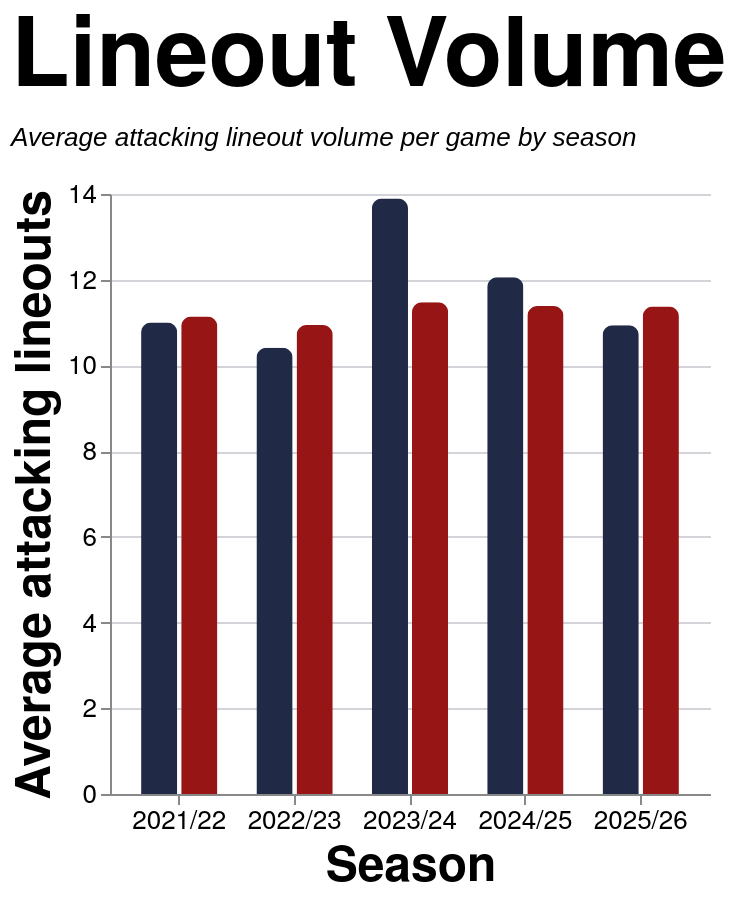

Vega-Lite specification for this chart:
### Vega-Lite specification from a JSON file in a GitHub repository (floating-point values rounded to 4 significant figures)
{"config": {"axis": {"labelFont": "PT Sans Narrow, Helvetica Neue, Helvetica, Arial, sans-serif", "titleFont": "PT Sans Narrow, Helvetica Neue, Helvetica, Arial, sans-serif", "labelFontSize": 13, "titleFontSize": 24, "gridColor": "#202947", "gridOpacity": 0.2, "zindex": 1}, "text": {"font": "Lato, sans-serif"}, "bar": {"cornerRadiusEnd": 5}, "header": {"labelFont": "PT Sans Narrow, Helvetica Neue, Helvetica, Arial, sans-serif", "titleFont": "PT Sans Narrow, Helvetica Neue, Helvetica, Arial, sans-serif", "labelFontSize": 24, "titleFontSize": 28, "labelFontWeight": "bold", "orient": "left"}, "legend": {"labelFont": "PT Sans Narrow, Helvetica Neue, Helvetica, Arial, sans-serif", "titleFont": "PT Sans Narrow, Helvetica Neue, Helvetica, Arial, sans-serif", "labelFontSize": 14, "titleFontSize": 16, "titlePadding": 5, "fillColor": "white", "strokeColor": "black", "padding": 10, "titleFontWeight": "lighter", "titleFontStyle": "italic", "titleColor": "gray", "offset": 10}, "title": {"font": "PT Sans Narrow, Helvetica Neue, Helvetica, Arial, sans-serif", "fontSize": 48, "fontWeight": "bold", "anchor": "start", "align": "center", "titlePadding": 20, "subtitlePadding": 10, "subtitleFontSize": 13, "subtitleColor": "", "subtitleFontStyle": "italic", "offset": 15, "color": "black"}, "axisX": {"labelAngle": 0}, "facet": {"title": null, "header": null, "align": {"row": "each", "column": "each"}}, "resolve": {"scale": {"y": "independent", "facet": "independent"}}, "background": "transparent", "scale": {"offsetBandPaddingOuter": 0.2, "offsetBandPaddingInner": 0.1}, "view": {"stroke": null, "background": "transparent"}}, "data": {"name": "data-196109493d83e7c9ab5a932ed55a3f34"}, "mark": {"type": "bar"}, "encoding": {"color": {"field": "team", "legend": null, "scale": {"domain": ["EGRFC", "Opposition"], "range": ["#202946", "#981515"]}, "title": "Team", "type": "nominal"}, "tooltip": [{"field": "set_piece", "title": "Set Piece", "type": "nominal"}, {"field": "season", "title": "Season", "type": "nominal"}, {"field": "team", "title": "Team", "type": "nominal"}, {"field": "avg_attempts", "format": ".2f", "title": "Avg Attempts", "type": "quantitative"}], "x": {"axis": {"labelAngle": 0}, "field": "season", "sort": ["2021/22", "2022/23", "2023/24", "2024/25", "2025/26"], "title": "Season", "type": "nominal"}, "xOffset": {"field": "team", "sort": ["EGRFC", "Opposition"], "type": "nominal"}, "y": {"axis": {"format": ".0f"}, "field": "avg_attempts", "title": "Average attacking lineouts", "type": "quantitative"}}, "height": 300, "params": [{"name": "spSquadParam", "value": "1st"}, {"name": "spSeasonParam", "value": "All"}, {"name": "spGameTypeParam", "value": "League + Cup"}], "title": {"text": "Lineout Volume", "subtitle": ["Average attacking lineout volume per game by season"]}, "transform": [{"filter": "datum.squad == spSquadParam && (spSeasonParam == 'All' || datum.season == spSeasonParam) && datum.game_type_mode == spGameTypeParam"}], "width": 300, "$schema": "https://vega.github.io/schema/vega-lite/v5.20.1.json", "datasets": {"data-196109493d83e7c9ab5a932ed55a3f34": [{"squad": "1st", "season": "2021/22", "team": "EGRFC", "set_piece": "Lineout", "avg_attempts": 11.62, "game_type_mode": "All"}, {"squad": "1st", "season": "2021/22", "team": "Opposition", "set_piece": "Lineout", "avg_attempts": 11.38, "game_type_mode": "All"}, {"squad": "1st", "season": "2022/23", "team": "EGRFC", "set_piece": "Lineout", "avg_attempts": 10.41, "game_type_mode": "All"}, {"squad": "1st", "season": "2022/23", "team": "Opposition", "set_piece": "Lineout", "avg_attempts": 10.94, "game_type_mode": "All"}, {"squad": "1st", "season": "2023/24", "team": "EGRFC", "set_piece": "Lineout", "avg_attempts": 13.86, "game_type_mode": "All"}, {"squad": "1st", "season": "2023/24", "team": "Opposition", "set_piece": "Lineout", "avg_attempts": 11.38, "game_type_mode": "All"}, {"squad": "1st", "season": "2024/25", "team": "EGRFC", "set_piece": "Lineout", "avg_attempts": 12.06, "game_type_mode": "All"}, {"squad": "1st", "season": "2024/25", "team": "Opposition", "set_piece": "Lineout", "avg_attempts": 11.39, "game_type_mode": "All"}, {"squad": "1st", "season": "2025/26", "team": "EGRFC", "set_piece": "Lineout", "avg_attempts": 10.82, "game_type_mode": "All"}, {"squad": "1st", "season": "2025/26", "team": "Opposition", "set_piece": "Lineout", "avg_attempts": 11.53, "game_type_mode": "All"}, {"squad": "2nd", "season": "2021/22", "team": "EGRFC", "set_piece": "Lineout", "avg_attempts": 12.0, "game_type_mode": "All"}, {"squad": "2nd", "season": "2021/22", "team": "Opposition", "set_piece": "Lineout", "avg_attempts": 10.62, "game_type_mode": "All"}, {"squad": "2nd", "season": "2022/23", "team": "EGRFC", "set_piece": "Lineout", "avg_attempts": 14.0, "game_type_mode": "All"}, {"squad": "2nd", "season": "2022/23", "team": "Opposition", "set_piece": "Lineout", "avg_attempts": 6.0, "game_type_mode": "All"}, {"squad": "2nd", "season": "2023/24", "team": "EGRFC", "set_piece": "Lineout", "avg_attempts": 10.86, "game_type_mode": "All"}, {"squad": "2nd", "season": "2023/24", "team": "Opposition", "set_piece": "Lineout", "avg_attempts": 9.0, "game_type_mode": "All"}, {"squad": "2nd", "season": "2024/25", "team": "EGRFC", "set_piece": "Lineout", "avg_attempts": 10.45, "game_type_mode": "All"}, {"squad": "2nd", "season": "2024/25", "team": "Opposition", "set_piece": "Lineout", "avg_attempts": 9.909, "game_type_mode": "All"}, {"squad": "2nd", "season": "2025/26", "team": "EGRFC", "set_piece": "Lineout", "avg_attempts": 8.333, "game_type_mode": "All"}, {"squad": "2nd", "season": "2025/26", "team": "Opposition", "set_piece": "Lineout", "avg_attempts": 9.5, "game_type_mode": "All"}, {"squad": "1st", "season": "2021/22", "team": "EGRFC", "set_piece": "Lineout", "avg_attempts": 11.0, "game_type_mode": "League + Cup"}, {"squad": "1st", "season": "2021/22", "team": "Opposition", "set_piece": "Lineout", "avg_attempts": 11.14, "game_type_mode": "League + Cup"}, {"squad": "1st", "season": "2022/23", "team": "EGRFC", "set_piece": "Lineout", "avg_attempts": 10.41, "game_type_mode": "League + Cup"}, {"squad": "1st", "season": "2022/23", "team": "Opposition", "set_piece": "Lineout", "avg_attempts": 10.94, "game_type_mode": "League + Cup"}, {"squad": "1st", "season": "2023/24", "team": "EGRFC", "set_piece": "Lineout", "avg_attempts": 13.89, "game_type_mode": "League + Cup"}, {"squad": "1st", "season": "2023/24", "team": "Opposition", "set_piece": "Lineout", "avg_attempts": 11.47, "game_type_mode": "League + Cup"}, {"squad": "1st", "season": "2024/25", "team": "EGRFC", "set_piece": "Lineout", "avg_attempts": 12.06, "game_type_mode": "League + Cup"}, {"squad": "1st", "season": "2024/25", "team": "Opposition", "set_piece": "Lineout", "avg_attempts": 11.39, "game_type_mode": "League + Cup"}, {"squad": "1st", "season": "2025/26", "team": "EGRFC", "set_piece": "Lineout", "avg_attempts": 10.94, "game_type_mode": "League + Cup"}, {"squad": "1st", "season": "2025/26", "team": "Opposition", "set_piece": "Lineout", "avg_attempts": 11.38, "game_type_mode": "League + Cup"}, {"squad": "2nd", "season": "2021/22", "team": "EGRFC", "set_piece": "Lineout", "avg_attempts": 12.0, "game_type_mode": "League + Cup"}, {"squad": "2nd", "season": "2021/22", "team": "Opposition", "set_piece": "Lineout", "avg_attempts": 12.0, "game_type_mode": "League + Cup"}, {"squad": "2nd", "season": "2022/23", "team": "EGRFC", "set_piece": "Lineout", "avg_attempts": 14.0, "game_type_mode": "League + Cup"}, {"squad": "2nd", "season": "2022/23", "team": "Opposition", "set_piece": "Lineout", "avg_attempts": 6.0, "game_type_mode": "League + Cup"}, {"squad": "2nd", "season": "2023/24", "team": "EGRFC", "set_piece": "Lineout", "avg_attempts": 10.2, "game_type_mode": "League + Cup"}, {"squad": "2nd", "season": "2023/24", "team": "Opposition", "set_piece": "Lineout", "avg_attempts": 9.2, "game_type_mode": "League + Cup"}, {"squad": "2nd", "season": "2024/25", "team": "EGRFC", "set_piece": "Lineout", "avg_attempts": 12.5, "game_type_mode": "League + Cup"}, {"squad": "2nd", "season": "2024/25", "team": "Opposition", "set_piece": "Lineout", "avg_attempts": 11.0, "game_type_mode": "League + Cup"}, {"squad": "2nd", "season": "2025/26", "team": "EGRFC", "set_piece": "Lineout", "avg_attempts": 8.333, "game_type_mode": "League + Cup"}, {"squad": "2nd", "season": "2025/26", "team": "Opposition", "set_piece": "Lineout", "avg_attempts": 9.5, "game_type_mode": "League + Cup"}, {"squad": "1st", "season": "2021/22", "team": "EGRFC", "set_piece": "Lineout", "avg_attempts": 12.0, "game_type_mode": "League only"}, {"squad": "1st", "season": "2021/22", "team": "Opposition", "set_piece": "Lineout", "avg_attempts": 11.4, "game_type_mode": "League only"}, {"squad": "1st", "season": "2022/23", "team": "EGRFC", "set_piece": "Lineout", "avg_attempts": 10.53, "game_type_mode": "League only"}, {"squad": "1st", "season": "2022/23", "team": "Opposition", "set_piece": "Lineout", "avg_attempts": 10.67, "game_type_mode": "League only"}, {"squad": "1st", "season": "2023/24", "team": "EGRFC", "set_piece": "Lineout", "avg_attempts": 14.29, "game_type_mode": "League only"}, {"squad": "1st", "season": "2023/24", "team": "Opposition", "set_piece": "Lineout", "avg_attempts": 11.47, "game_type_mode": "League only"}, {"squad": "1st", "season": "2024/25", "team": "EGRFC", "set_piece": "Lineout", "avg_attempts": 12.12, "game_type_mode": "League only"}, {"squad": "1st", "season": "2024/25", "team": "Opposition", "set_piece": "Lineout", "avg_attempts": 11.53, "game_type_mode": "League only"}, {"squad": "1st", "season": "2025/26", "team": "EGRFC", "set_piece": "Lineout", "avg_attempts": 10.93, "game_type_mode": "League only"}, {"squad": "1st", "season": "2025/26", "team": "Opposition", "set_piece": "Lineout", "avg_attempts": 11.13, "game_type_mode": "League only"}, {"squad": "2nd", "season": "2021/22", "team": "EGRFC", "set_piece": "Lineout", "avg_attempts": 12.0, "game_type_mode": "League only"}, {"squad": "2nd", "season": "2021/22", "team": "Opposition", "set_piece": "Lineout", "avg_attempts": 12.0, "game_type_mode": "League only"}, {"squad": "2nd", "season": "2022/23", "team": "EGRFC", "set_piece": "Lineout", "avg_attempts": 14.0, "game_type_mode": "League only"}, {"squad": "2nd", "season": "2022/23", "team": "Opposition", "set_piece": "Lineout", "avg_attempts": 6.0, "game_type_mode": "League only"}, {"squad": "2nd", "season": "2023/24", "team": "EGRFC", "set_piece": "Lineout", "avg_attempts": 10.2, "game_type_mode": "League only"}, {"squad": "2nd", "season": "2023/24", "team": "Opposition", "set_piece": "Lineout", "avg_attempts": 9.2, "game_type_mode": "League only"}, {"squad": "2nd", "season": "2024/25", "team": "EGRFC", "set_piece": "Lineout", "avg_attempts": 12.5, "game_type_mode": "League only"}, {"squad": "2nd", "season": "2024/25", "team": "Opposition", "set_piece": "Lineout", "avg_attempts": 11.0, "game_type_mode": "League only"}, {"squad": "2nd", "season": "2025/26", "team": "EGRFC", "set_piece": "Lineout", "avg_attempts": 8.333, "game_type_mode": "League only"}, {"squad": "2nd", "season": "2025/26", "team": "Opposition", "set_piece": "Lineout", "avg_attempts": 9.5, "game_type_mode": "League only"}]}}
